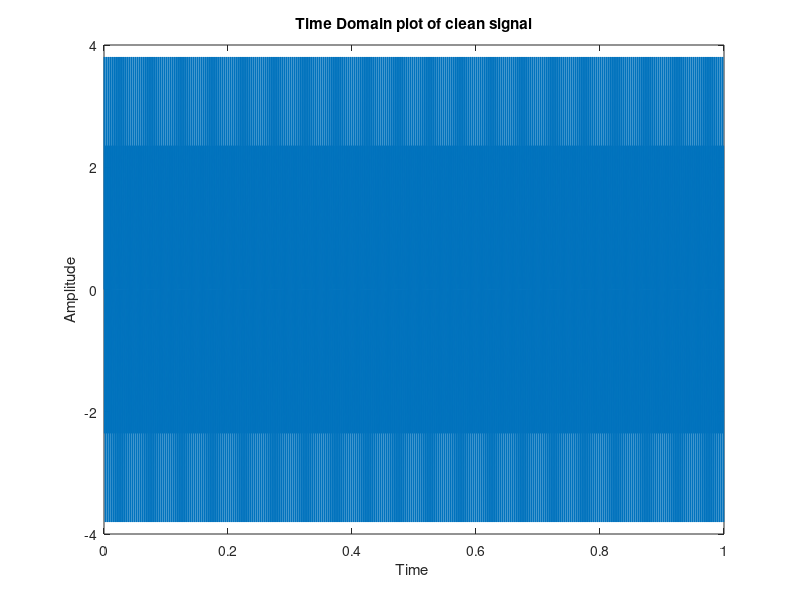
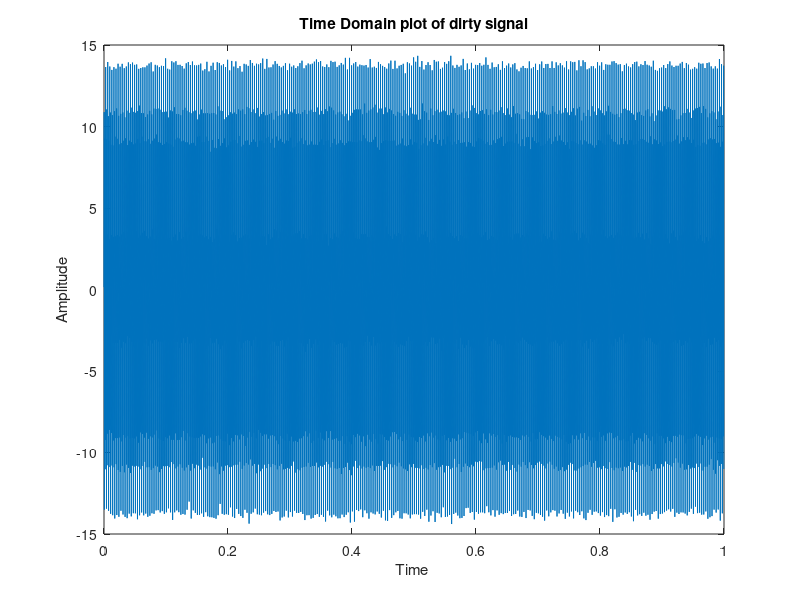
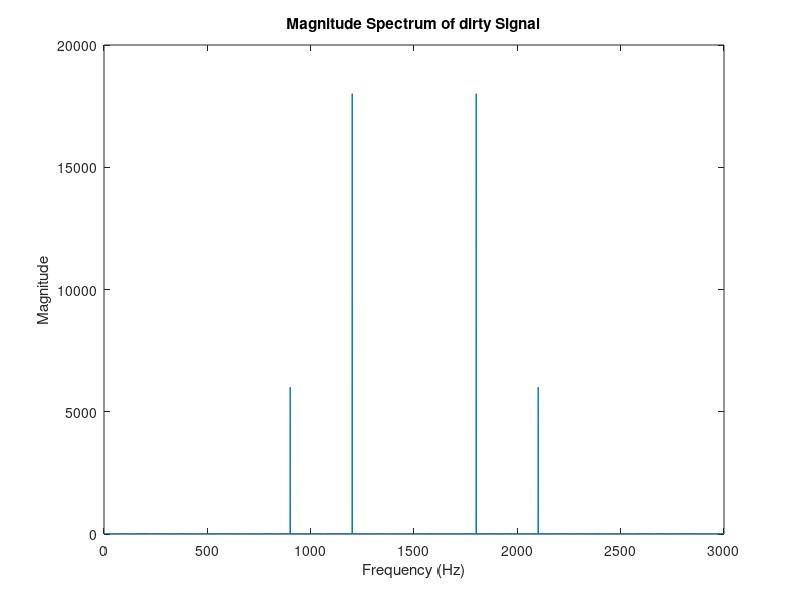
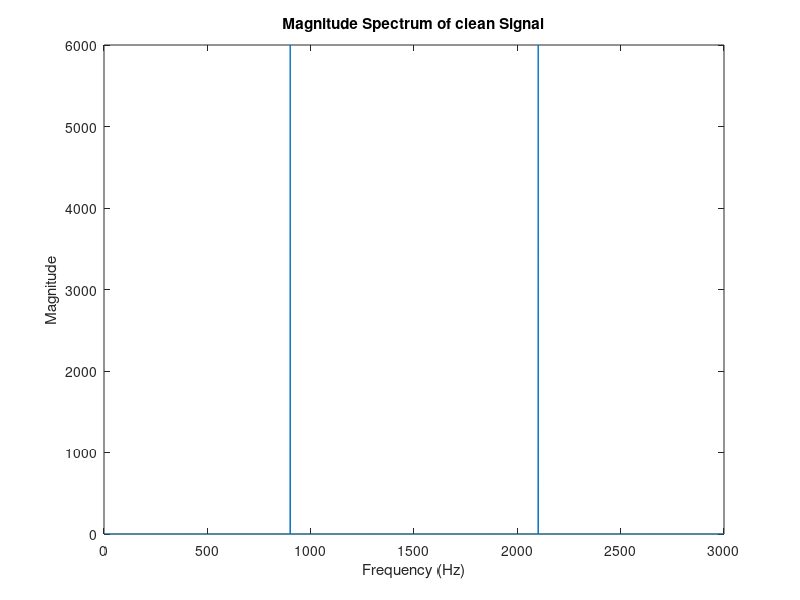

These charts were generated, in order, by the following MATLAB code: (Note: this script raises an error after producing the figures.)
% sample frequency 3000 Hz, this means a max freq of 1500Hz can be used
% without aliasing distortion
Fs = 3000;

% Sample time
T = 1/Fs;
f1 = 900;
% generate data 
t = 0:T:1-T;
frequencies = 0:1:Fs-1;
cleanData = 4 * sin(2*pi *f1 *t);

f2 = 1200;
noise = 12 *sin(2*pi* f2 *t) +  0.2 * randn(size(t));

dirtyData = cleanData + noise;


plot(t, cleanData);
xlabel('Time ');
ylabel('Amplitude');
title('Time Domain plot of clean signal');

figure;
plot(t, dirtyData);
xlabel('Time ');
ylabel('Amplitude');
title('Time Domain plot of dirty signal');

dirtyDataFd = abs(fft(dirtyData));
cleanDataFd = abs(fft(cleanData));

figure;
plot(dirtyDataFd);
xlabel('Frequency (Hz)');
ylabel('Magnitude');
title('Magnitude Spectrum of dirty Signal');

figure;
plot(cleanDataFd);
xlabel('Frequency (Hz)');
ylabel('Magnitude');
title('Magnitude Spectrum of clean Signal');


% filtering
filterData= filter(mylowpassfilter, dirtyData);
filterDataFd = abs(fft(filterData));


figure;
% Plot the magnitude spectrum of the filtered signal
plot(filterDataFd);
xlabel('Frequency (Hz)');
ylabel('Magnitude');
title('Magnitude Spectrum of Filtered Signal');

